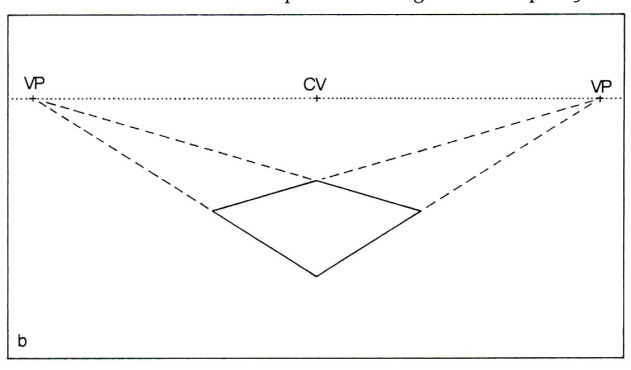
#> input picture images/PERSPECTIVE05.jpg, 631 x 370 px
$ python test2.py
#> lines starting #> are read from the running program, lines starting #| are printed output that depends on the picture; after the words box and inside, x2 and y2 are one past the last pixel; in counts of white or black regions, pixels touching at a corner belong together
from typing import final
import cv2
import numpy as np
import PIL
from numpy.lib.shape_base import _make_along_axis_idx
import balls
from PIL import Image

# POUR INSTALLER cv2
# pip install opencv-python

# Picture path
img = cv2.imread('images/PERSPECTIVE05.jpg')
#> img is the input picture: shape (370, 631, 3); mean B, G, R 250, 250, 250
# [261,444,138,564]#eglise [556, 759, 563, 763, 553, 226, 414, 346]
# coordoX = [325, 1040, 325, 1045, 325, 103, 325, 100]
# [379,373,621,614]#eglise [746, 687, 535, 582, 747, 721, 255, 273]
# coordoY = [27, 441, 924, 886, 29, 471, 926, 894]
coordoX = []
coordoY = []
coordo = np.array([(3.17,1.81,1), (4.21,2.11,1), (2.14,2.13,1), (3.17,2.78,1),
                    (4.21,2.11,1), (3.17,2.78,1),(3.17,1.81,1),(2.14,2.13,1)])
VP = [(0.33, 1.0, 1), (0.6, 1.0, 1)]
# vp1 = (0, 0, 0)
# vp2 = (0, 0, 0)
# horizon = [0, 0, 0]


def computeThings():
    # [9 lines of commented-out code are left out]

    if (3>1):
        # [10 lines of commented-out code are left out]
        if(len(coordo) == 8):
            vp1 = calculIntersection(0)
            vp2 = calculIntersection(4)
            p1 = [int(vp1[0]), int(vp1[1])]
            p2 = [int(vp2[0]), int(vp2[1])]

            print(p1, p2)
            cv2.circle(img, p1, 2, (255, 0, 0), thickness=2)
#> img: shape (370, 631, 3); 0.02% of pixels changed, all inside (x1, y1, x2, y2) = (30, 96, 37, 103)
            cv2.imshow("fenetre image", img)
            cv2.circle(img, p2, 2, (255, 0, 0), thickness=2)
#> img: shape (370, 631, 3); mean B, G, R 250, 250, 249.9
            cv2.imshow("fenetre image", img)

            sizeX = len(img)
#> sizeX = 370
            sizeY = len(img[0])
#> sizeY = 631
            minX = 999999999999
            minY = 999999999999
            maxX = -999999999999
            maxY = -999999999999
            matH = calculateH(np.cross(vp1/100, vp2/100))
            newCoordo = np.array(coordo)
            for i in range (0,8):
                temp = np.array([coordo[i]])
                temp = coordo[i]*100
                newCoordo[i] = temp.dot(matH)
                if newCoordo[(i,0)] < minX:
                    minX = newCoordo[(i,0)]
                if newCoordo[(i,0)] > maxX:
                    maxX = newCoordo[(i,0)]
                if newCoordo[(i,1)] < minY:
                    minY = newCoordo[(i,1)]
                if newCoordo[(i,1)] > maxY:
                    maxY = newCoordo[(i,1)]
            print("max X : ", maxX)
            print("min X : ", minX)
            print("max Y : ", maxY)
            print("min Y : ", minY)
            finalCoordo = np.array  (coordo)
            for i in range(0,4):
                x1 = int((newCoordo[(i*2,0)]-minX)*sizeX*2/maxX)
                y1 = int((newCoordo[(i*2,1)]-minY)*sizeY*2/maxY)
                x2 = int((newCoordo[((i*2)+1,0)]-minX)*sizeX*2/maxX)
                y2 = int((newCoordo[((i*2)+1,1)]-minY)*sizeY*2/maxY)

                print(x1,y1)
                print(x2,y2)
                cv2.line(img, (x1,y1),
                (x2,y2),(0, 0, 0), thickness=3)
#> this loop made 4 passes
#> (x1, y1, x2, y2) on passes 1 to 4: (177, 0, 356, 44), (0, 47, 177, 143), (356, 44, 177, 143), (177, 0, 0, 47)
#| 177 0
#| 356 44
#| 0 47
#| 177 143
#| 356 44
#| 177 143
#| 177 0
#| 0 47
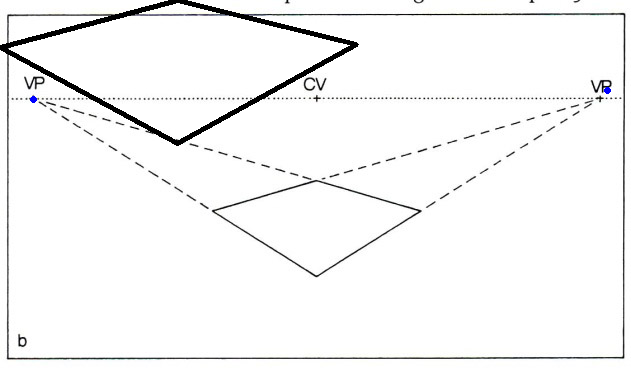
#> img: shape (370, 631, 3); mean B, G, R 246, 246, 245.9
            cv2.imshow("fenetre image", img)


# [43 lines left out: function warpPerspFuckingShit, not called in this run]


def calculateH(df):
    h2 = np.identity(3, dtype=float)
    h2[2, :] = df
    print("hold the line, TA TA TA TA, love isn't always on time\n")
    print(h2)
    return h2


# [4 lines left out: function printCoordo, not called in this run]


def calculIntersection(index):
    print(coordo)
    d1 = np.cross(coordo[index], coordo[index+1])
    d2 = np.cross(coordo[index+2], coordo[index+3])
    vp = np.cross(d1, d2)
    vp = abs(vp*100/vp[2])

    print("VP:", vp)
    return vp

    # [5 lines of commented-out code are left out]

def doNothing(event, x, y, flags, param):
    a = 1

cv2.namedWindow("fenetre image")
cv2.moveWindow("fenetre image", 70, 30)
cv2.setMouseCallback("fenetre image", doNothing)
computeThings()
cv2.imshow("fenetre image", img)
cv2.waitKey(0)

# print(coordoX[0], coordoY[0])
